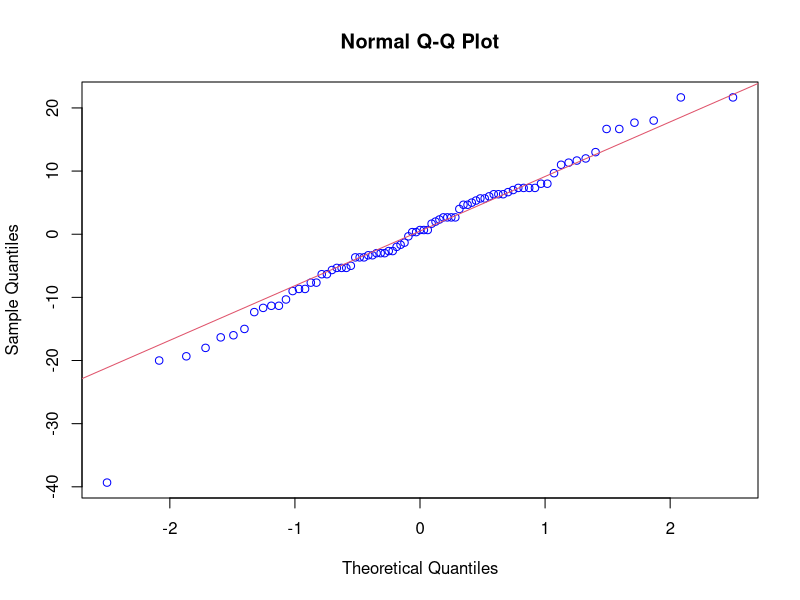
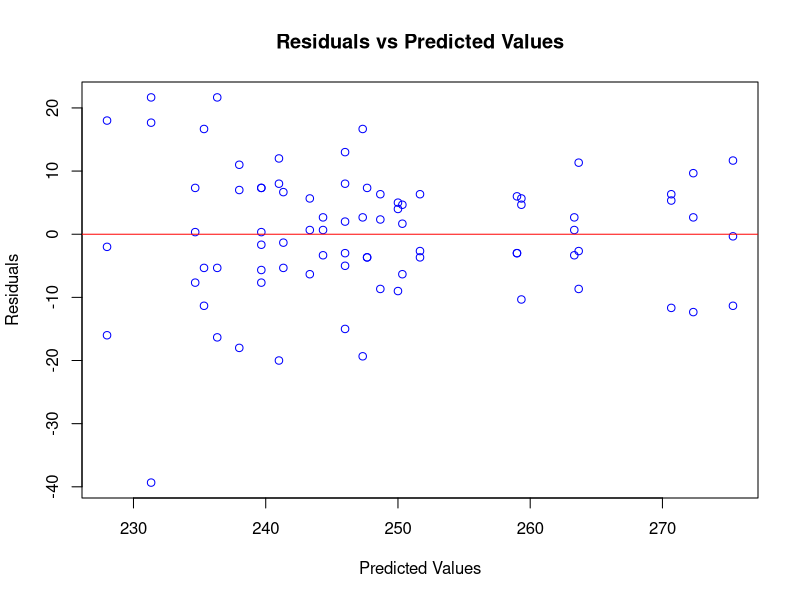
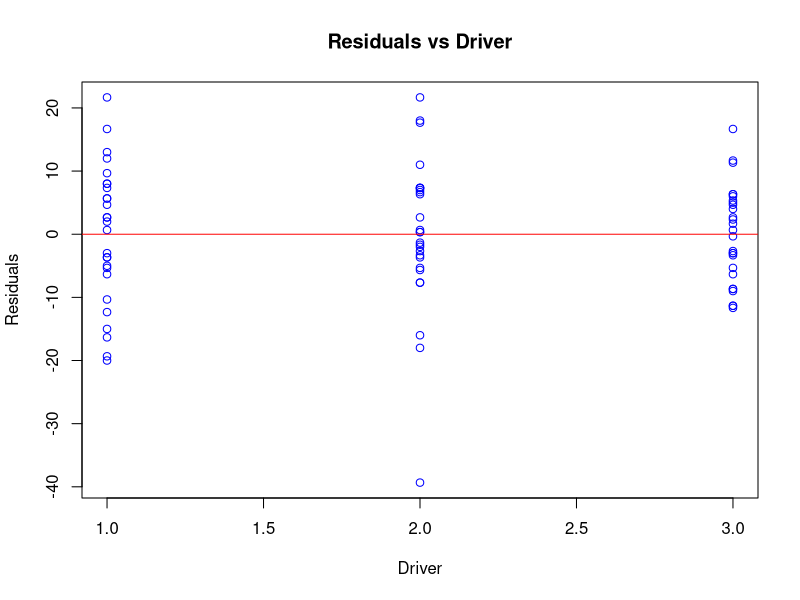
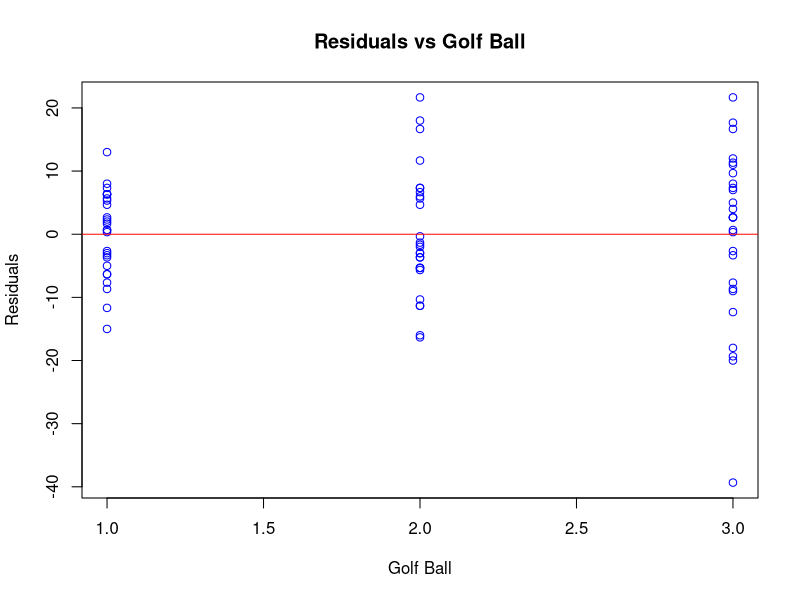
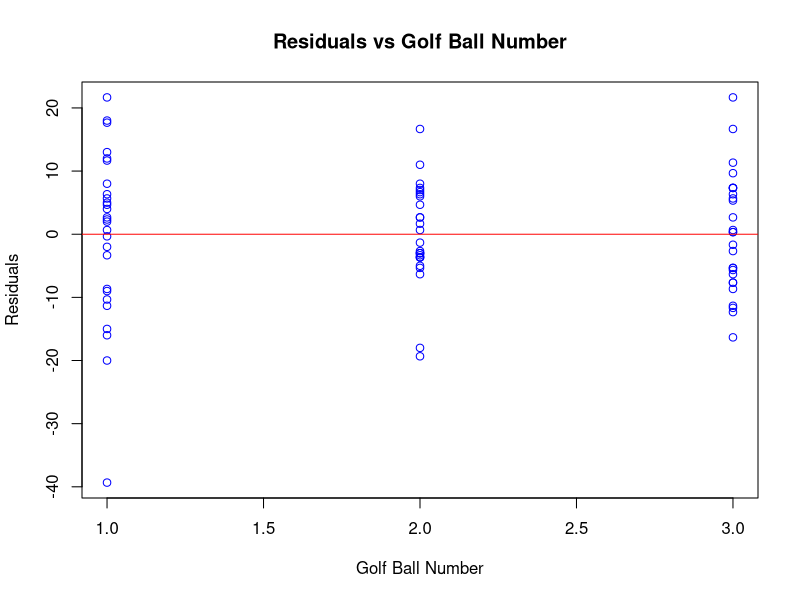

These figures' R source, in order:
distance = c(245, 247, 241,
             248, 258, 249,
             247, 232, 240, 
             246, 212, 226,
             236, 240, 248,
             247, 234, 238,
             192, 249, 253,
             245, 249, 220,
             242, 227, 235,
             259, 248, 231,
             254, 243, 241,
             249, 244, 237,
             264, 265, 249,
             244, 255, 244,
             220, 231, 258,
             221, 249, 253,
             228, 264, 250,
             282, 260, 275,
             251, 240, 255,
             244, 252, 255,
             259, 276, 277,
             264, 287, 275,
             256, 256, 265,
             230, 224, 252, 
             241, 255, 254,
             260, 266, 264,
             261, 255, 275)

driver = as.factor(rep(c("R7", "M5", "Stealth 2 Plus"), each = 27))

golf_ball = as.factor(rep(c("Soft Response", "Tour Response", "TP5"), each = 9, times = 3))

golf_ball_number = as.factor(rep(c(1:3), times = 9, each = 3))

model = lm(distance ~ (driver + golf_ball + golf_ball_number)^3)

windows() 

par(mfrow=c(1,1))

qqnorm(model$resid, col="blue")
qqline(model$resid, col = 2)

plot(model$fitted, model$resid, xlab = "Predicted Values", ylab = "Residuals", main = "Residuals vs Predicted Values", col="blue")
abline(h=0, col = "red")

plot(as.numeric(driver), model$resid, xlab="Driver", ylab = "Residuals", main = "Residuals vs Driver", col = "blue")
abline(h=0, col = "red")

plot(as.numeric(golf_ball), model$resid, xlab="Golf Ball", ylab = "Residuals", main = "Residuals vs Golf Ball", col = "blue")
abline(h=0, col = "red")

plot(as.numeric(golf_ball_number), model$resid, xlab="Golf Ball Number", ylab = "Residuals", main = "Residuals vs Golf Ball Number", col = "blue")
abline(h=0, col = "red")

